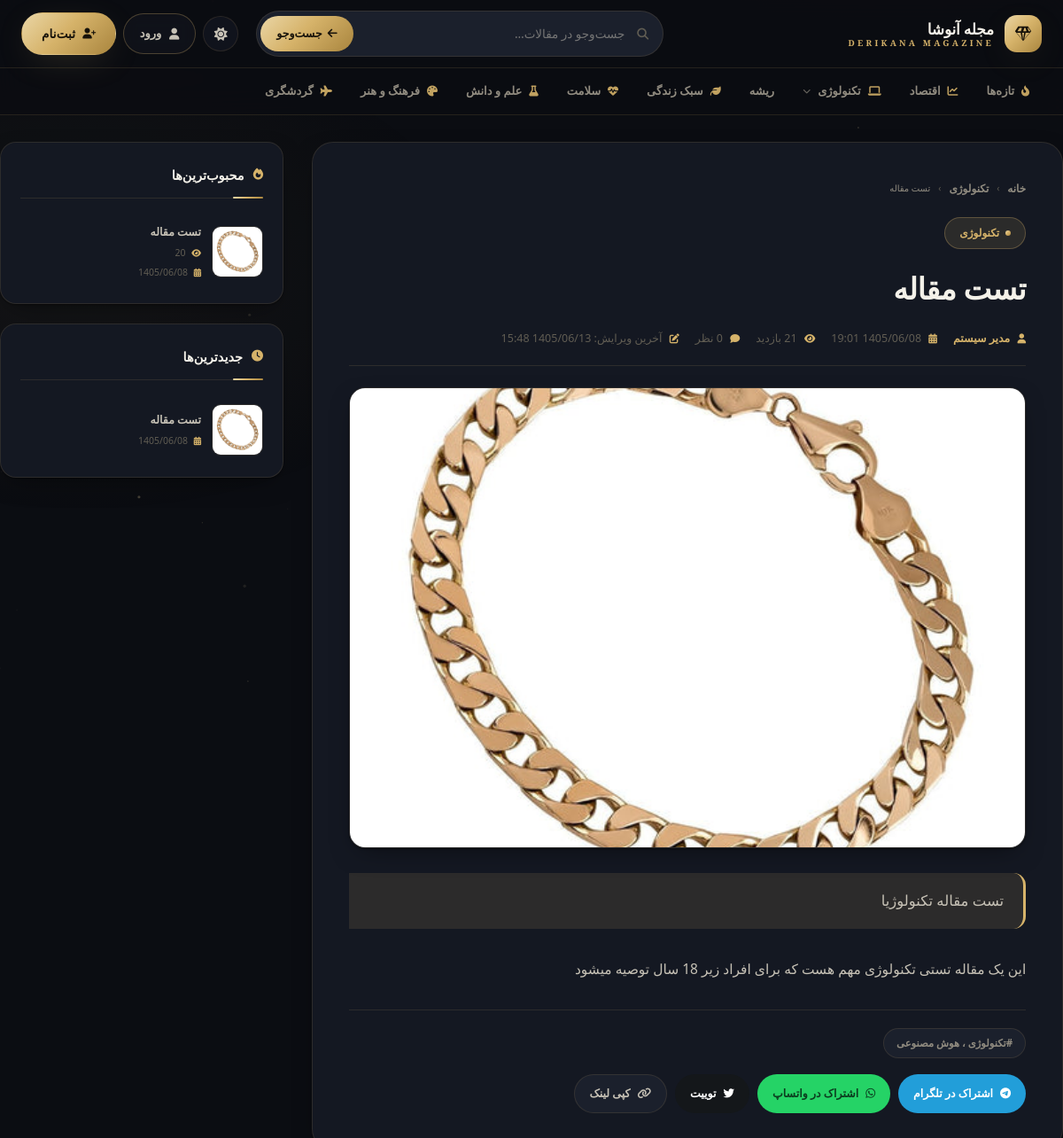
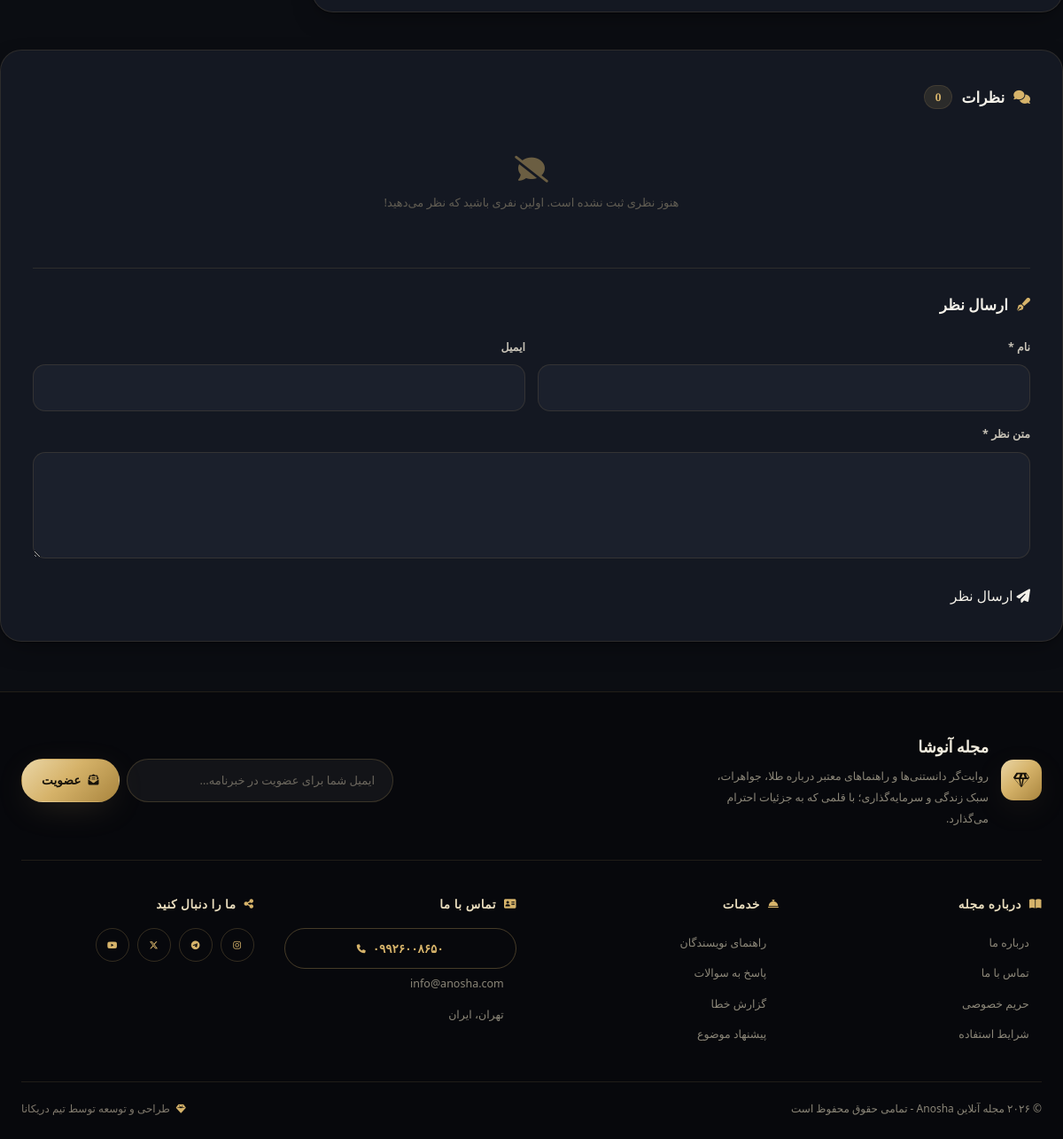
The page /article.php?slug=تست-مقاله on the database its author committed (2 pictures, top to bottom).
### tables this page shows
CREATE TABLE `settings`  (
  `id` int NOT NULL AUTO_INCREMENT,
  `setting_key` varchar(100) NOT NULL,
  `setting_value` text NULL,
  `setting_group` varchar(50) NULL DEFAULT 'general',
  `created_at` datetime NULL DEFAULT current_timestamp(),
  `updated_at` datetime NULL DEFAULT current_timestamp() ON UPDATE CURRENT_TIMESTAMP,
  PRIMARY KEY (`id`) USING BTREE,
  UNIQUE INDEX `setting_key`(`setting_key` ASC) USING BTREE
);

CREATE TABLE `categories`  (
  `id` int NOT NULL AUTO_INCREMENT,
  `name` varchar(100) NOT NULL,
  `slug` varchar(100) NOT NULL,
  `color` varchar(7) NULL DEFAULT '#6C63FF',
  `parent_id` int NULL DEFAULT NULL,
  `icon` varchar(50) NULL DEFAULT NULL,
  `description` text NULL,
  `sort_order` int NULL DEFAULT 0,
  `active` tinyint(1) NULL DEFAULT 1,
  `created_at` datetime NULL DEFAULT current_timestamp(),
  `link_type` enum('internal','external') NULL DEFAULT 'internal',
  `external_link` varchar(500) NULL DEFAULT NULL,
  `link_target` tinyint(1) NULL DEFAULT 0,
  PRIMARY KEY (`id`) USING BTREE,
  UNIQUE INDEX `slug`(`slug` ASC) USING BTREE,
  INDEX `fk_categories_parent`(`parent_id` ASC) USING BTREE,
  CONSTRAINT `fk_categories_parent` FOREIGN KEY (`parent_id`) REFERENCES `categories` (`id`) ON DELETE CASCADE ON UPDATE RESTRICT
);

CREATE TABLE `articles`  (
  `id` int NOT NULL AUTO_INCREMENT,
  `title` varchar(255) NOT NULL,
  `slug` varchar(255) NOT NULL,
  `content` longtext NOT NULL,
  `excerpt` text NULL,
  `image` varchar(255) NULL DEFAULT NULL,
  `author_id` int NOT NULL,
  `category_id` int NULL DEFAULT NULL,
  `views` int NULL DEFAULT 0,
  `status` enum('published','draft','archived') NULL DEFAULT 'draft',
  `featured` tinyint(1) NULL DEFAULT 0,
  `tags` varchar(255) NULL DEFAULT NULL,
  `meta_title` varchar(255) NULL DEFAULT NULL,
  `meta_description` text NULL,
  `created_at` datetime NULL DEFAULT current_timestamp(),
  `updated_at` datetime NULL DEFAULT current_timestamp() ON UPDATE CURRENT_TIMESTAMP,
  PRIMARY KEY (`id`) USING BTREE,
  UNIQUE INDEX `slug`(`slug` ASC) USING BTREE,
  INDEX `author_id`(`author_id` ASC) USING BTREE,
  INDEX `category_id`(`category_id` ASC) USING BTREE,
  CONSTRAINT `articles_ibfk_1` FOREIGN KEY (`author_id`) REFERENCES `users` (`id`) ON DELETE CASCADE ON UPDATE RESTRICT,
  CONSTRAINT `articles_ibfk_2` FOREIGN KEY (`category_id`) REFERENCES `categories` (`id`) ON DELETE SET NULL ON UPDATE RESTRICT
);

CREATE TABLE `users`  (
  `id` int NOT NULL AUTO_INCREMENT,
  `name` varchar(100) NOT NULL,
  `username` varchar(50) NOT NULL,
  `email` varchar(100) NOT NULL,
  `password` varchar(255) NOT NULL,
  `role` enum('admin','editor','user') NULL DEFAULT 'user',
  `avatar` varchar(255) NULL DEFAULT NULL,
  `registered_at` datetime NULL DEFAULT current_timestamp(),
  `status` enum('active','inactive') NULL DEFAULT 'active',
  PRIMARY KEY (`id`) USING BTREE,
  UNIQUE INDEX `username`(`username` ASC) USING BTREE,
  UNIQUE INDEX `email`(`email` ASC) USING BTREE
);

### article.php (the view, shortened to what the rows shown need)
<?php
require_once 'includes/auth.php';
require_once 'includes/functions.php';
$slug = isset($_GET['slug']) ? cleanInput($_GET['slug']) : '';
$article = getArticleBySlug($slug);
$pdo->prepare("UPDATE articles SET views = views + 1 WHERE id = ?")->execute([$article['id']]);
$total_comments = getTotalComments($article['id']);
$stmt = $pdo->query("SELECT * FROM categories WHERE active = 1 ORDER BY sort_order ASC, name ASC");
$categories = $stmt->fetchAll();
$popular_articles = $pdo->query("SELECT id, title, slug, image, views, created_at FROM articles WHERE status = 'published' ORDER BY views DESC LIMIT 5")->fetchAll();
$recent_articles = $pdo->query("SELECT id, title, slug, image, created_at FROM articles WHERE status = 'published' ORDER BY created_at DESC LIMIT 5")->fetchAll();
include_once 'includes/header.php';
?>
<div class="article-wrapper">
    <div class="article-main">
        <div class="breadcrumb">
            <a href="index.php">خانه</a>
            <span>›</span>
            <a href="category.php?slug=<?php echo $article['category_slug'] ?? ''; ?>">
                <?php echo $article['category_name'] ?? 'بدون دسته'; ?>
            </a>
            <span>›</span>
            <span><?php echo truncateText($article['title'], 30); ?></span>
        </div>
        <span class="category-tag"><?php echo $article['category_name'] ?? 'بدون دسته'; ?></span>
        <h1><?php echo $article['title']; ?></h1>
        <div class="meta">
            <span><i class="fas fa-user"></i> <span class="author"><?php echo $article['author_name'] ?? 'نامشخص'; ?></span></span>
            <span><i class="fas fa-calendar-days"></i> <?php echo getPersianDateTime(strtotime($article['created_at'])); ?></span>
            <span><i class="fas fa-eye"></i> <?php echo number_format($article['views'] + 1); ?> بازدید</span>
            <span><i class="fas fa-comment"></i> <?php echo $total_comments; ?> نظر</span>
            <?php if ($article['updated_at'] && strtotime($article['updated_at']) > strtotime($article['created_at'])): ?>
                <span><i class="fas fa-edit"></i> آخرین ویرایش: <?php echo getPersianDateTime(strtotime($article['updated_at'])); ?></span>
            <?php endif; ?>
        </div>
        <?php if ($article['image']): ?>
            <img src="uploads/articles/<?php echo htmlspecialchars($article['image']); ?>" class="featured-image" alt="<?php echo htmlspecialchars($article['title']); ?>" />
        <?php endif; ?>
        <?php if ($article['excerpt']): ?>
            <div class="article-excerpt">
                <?php echo $article['excerpt']; ?>
            </div>
        <?php endif; ?>
        <div class="article-content">
            <?php echo nl2br($article['content']); ?>
        </div>
        <?php if ($article['tags']): ?>
            <div class="tags">
                <?php foreach (explode(',', $article['tags']) as $tag): ?>
                    <span class="tag">#<?php echo trim($tag); ?></span>
                <?php endforeach; ?>
            </div>
        <?php endif; ?>
        <div class="share-buttons">
            <button class="telegram" onclick="shareArticle('telegram')">
            </button>
            <button class="whatsapp" onclick="shareArticle('whatsapp')">
            </button>
            <button class="twitter" onclick="shareArticle('twitter')">
            </button>
            <button class="copy" onclick="copyLink()">
            </button>
        </div>
    </div>
    <div class="article-sidebar">
        <div class="sidebar-widget">
            <?php foreach ($popular_articles as $p): ?>
                <a class="widget-item" href="article.php?slug=<?php echo htmlspecialchars($p['slug']); ?>">
                    <?php if ($p['image']): ?>
                        <img src="uploads/articles/<?php echo $p['image']; ?>" alt="<?php echo $p['title']; ?>" />
                    <?php else: ?>
                        <img src="https://images.unsplash.com/photo-1499750310107-5fef28a66643?w=100&h=100&fit=crop" alt="<?php echo $p['title']; ?>" />
                    <?php endif; ?>
                    <div class="info">
                        <h4><?php echo truncateText($p['title'], 30); ?></h4>
                        <div class="views"><i class="fas fa-eye"></i> <?php echo number_format($p['views']); ?></div>
                        <div class="date"><i class="fas fa-calendar-days"></i> <?php echo getPersianDate(strtotime($p['created_at'])); ?></div>
                    </div>
                </a>
            <?php endforeach; ?>
        </div>
        <div class="sidebar-widget">
            <?php foreach ($recent_articles as $r): ?>
                <a class="widget-item" href="article.php?slug=<?php echo htmlspecialchars($r['slug']); ?>">
                    <?php if ($r['image']): ?>
                        <img src="uploads/articles/<?php echo $r['image']; ?>" alt="<?php echo $r['title']; ?>" />
                    <?php else: ?>
                        <img src="https://images.unsplash.com/photo-1499750310107-5fef28a66643?w=100&h=100&fit=crop" alt="<?php echo $r['title']; ?>" />
                    <?php endif; ?>
                    <div class="info">
                        <h4><?php echo truncateText($r['title'], 30); ?></h4>
                        <div class="date"><i class="fas fa-calendar-days"></i> <?php echo getPersianDate(strtotime($r['created_at'])); ?></div>
                    </div>
                </a>
            <?php endforeach; ?>
        </div>
    </div>
</div>
<?php
include_once 'includes/footer.php';
?>

### includes/header.php (shortened to what the rows shown need)
<?php
if (!isset($categories)) {
    function getCategoriesTreeNav($pdo, $parent_id = null, $level = 0) {
        $stmt = $pdo->prepare("SELECT * FROM categories WHERE active = 1 AND parent_id " . ($parent_id === null ? "IS NULL" : "= ?") . " ORDER BY sort_order ASC, name ASC");
        if ($parent_id !== null) {
            $stmt->execute([$parent_id]);
        } else {
            $stmt->execute();
        }
        $result = [];
        while ($row = $stmt->fetch()) {
            $row['level'] = $level;
            $row['children'] = getCategoriesTreeNav($pdo, $row['id'], $level + 1);
            $result[] = $row;
        }
        return $result;
    }
    $categories_tree = getCategoriesTreeNav($pdo);
} else {
    $categories_tree = [];
    foreach ($categories as $cat) {
        if ($cat['parent_id'] === null || $cat['parent_id'] == 0) {
            $cat['children'] = [];
            foreach ($categories as $sub) {
                if ($sub['parent_id'] == $cat['id']) {
                    $cat['children'][] = $sub;
                }
            }
            $categories_tree[] = $cat;
        }
    }
}
$site_title = getSetting('site_title') ?: 'مجله دریکانا';
$current_cat = $_GET['slug'] ?? $_GET['category'] ?? null;
?>
<!DOCTYPE html>
<html lang="fa" dir="rtl" data-theme="dark">
<head>
    <link href="https://cdn.jsdelivr.net/gh/rastikerdar/vazirmatn@v33.003/Vazirmatn-font-face.css" rel="stylesheet" />
    <link rel="stylesheet" href="https://cdnjs.cloudflare.com/ajax/libs/font-awesome/6.5.2/css/all.min.css" />
    <link href="https://unpkg.com/aos@2.3.1/dist/aos.css" rel="stylesheet" />
    <link rel="stylesheet" href="assets/css/style.css" />
    <link rel="stylesheet" href="assets/css/pages.css" />
</head>
<body>
<header class="site-header" id="mainHeader">
    <div class="header-inner container">
        <a class="brand" href="index.php" aria-label="<?php echo htmlspecialchars($site_title); ?>">
            <span class="brand-text">
                <span class="brand-fa"><?php echo htmlspecialchars($site_title); ?></span>
                <span class="brand-en">Derikana Magazine</span>
            </span>
        </a>
    </div>
    <nav class="cat-nav" aria-label="دسته‌بندی‌ها">
        <ul class="cat-list container">
            <?php
            function renderMegaMenu($items) {
                global $current_cat;
                foreach ($items as $cat):
                    $has_children = !empty($cat['children']);
                    $link_target = (isset($cat['link_target']) && $cat['link_target'] == 1) ? ' target="_blank" rel="noopener"' : '';
                    $link_type = $cat['link_type'] ?? 'internal';
                    $is_active = ($current_cat && $current_cat == $cat['slug']) ? 'active' : '';
                    $icon = !empty($cat['icon']) ? '<i class="fas ' . htmlspecialchars($cat['icon']) . '" aria-hidden="true"></i>' : '';
                    $href = ($link_type == 'external' && !empty($cat['external_link'])) ? $cat['external_link'] : 'category.php?slug=' . $cat['slug'];
                    if ($has_children): ?>
                        <li class="has-sub">
                            <a href="<?php echo htmlspecialchars($href); ?>"<?php echo $link_target; ?> class="<?php echo $is_active; ?>" aria-haspopup="true">
                                <?php echo $icon; ?> <?php echo htmlspecialchars($cat['name']); ?>
                                <i class="fas fa-chevron-down caret" aria-hidden="true"></i>
                            </a>
                        </li>
                    <?php else: ?>
                        <li>
                            <a href="<?php echo htmlspecialchars($href); ?>"<?php echo $link_target; ?> class="<?php echo $is_active; ?>">
                                <?php echo $icon; ?> <?php echo htmlspecialchars($cat['name']); ?>
                            </a>
                        </li>
                    <?php endif;
                endforeach;
            }
            renderMegaMenu($categories_tree);
            ?>
        </ul>
    </nav>
</header>
<main id="main">

### includes/footer.php (shortened to what the rows shown need)
<?php
$footer_site_title = getSetting('site_title') ?: 'مجله دریکانا';
?>
</main>
<footer class="footer">
    <div class="container">
        <div class="footer-top">
            <div class="footer-brand">
                <div>
                    <span class="brand-fa"><?php echo htmlspecialchars($footer_site_title); ?></span>
                    <p>روایت‌گر دانستنی‌ها و راهنماهای معتبر درباره طلا، جواهرات، سبک زندگی و سرمایه‌گذاری؛ با قلمی که به جزئیات احترام می‌گذارد.</p>
                </div>
            </div>
        </div>
        <div class="footer-grid">
            <div>
                <h4><i class="fas fa-address-card"></i> تماس با ما</h4>
                <a class="contact-phone" href="tel:<?php echo preg_replace('/[^0-9+]/', '', getSetting('footer_phone') ?: '09926008650'); ?>">
                    <i class="fas fa-phone"></i> <?php echo getSetting('footer_phone') ?: '۰۹۹۲۶۰۰۸۶۵۰'; ?>
                </a>
                <a href="mailto:<?php echo getSetting('footer_email') ?: 'info@derikana.com'; ?>"><i class="fas fa-angle-left"></i> <?php echo getSetting('footer_email') ?: 'info@derikana.com'; ?></a>
                <a href="#"><i class="fas fa-angle-left"></i> <?php echo getSetting('footer_address') ?: 'تهران، ایران'; ?></a>
            </div>
        </div>
        <div class="footer-bottom">
            <span><?php echo getSetting('footer_copyright') ?: '© ۲۰۲۶ مجله دریکانا — تمامی حقوق محفوظ است'; ?></span>
            <span class="dev"><i class="fas fa-gem"></i> طراحی و توسعه توسط تیم دریکانا</span>
        </div>
    </div>
</footer>
</body>
</html>

### rows shown on the page
settings: setting_value "مجله آنوشا"
categories: name "اقتصاد"
categories: name "تکنولوژی"
categories: name "ریشه"
categories: name "سبک زندگی"
categories: name "سلامت"
categories: name "علم و دانش"
categories: name "فرهنگ و هنر"
categories: name "گردشگری"
articles: category.name "تکنولوژی", title "تست مقاله", author.name "مدیر سیستم", created_at "1405/06/08 19:01", updated_at "1405/06/13 15:48", image (picture), excerpt "تست مقاله تکنولوژیا", content "این یک مقاله تستی تکنولوژی مهم هست که برای افراد زیر 18 سال توصیه میشود", tags "تکنولوژی ، هوش مصنوعی", views "20", created_at "1405/06/08"
settings: setting_value "۰۹۹۲۶۰۰۸۶۵۰"
settings: setting_value "info@anosha.com"
settings: setting_value "© ۲۰۲۶ مجله آنلاین Anosha - تمامی حقوق محفوظ است"

### other values the page prints
$total_comments "0"
getSetting('footer_address') ?: 'تهران، ایران' "تهران، ایران"
